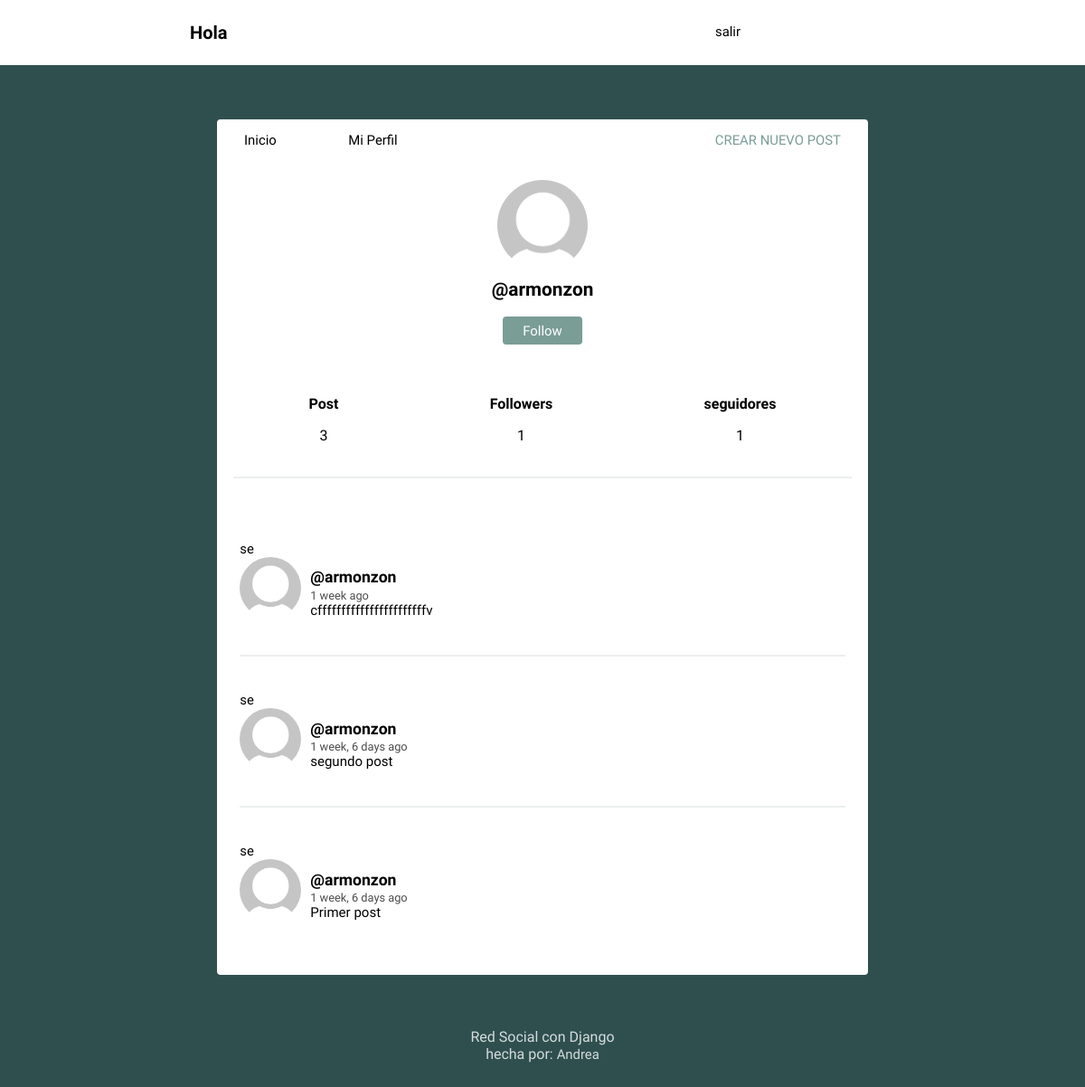
The page /profile/armonzon/ (signed in) on the database its author committed.
### social/models.py (models this page shows, shortened)
class Profile(models.Model):
    usuario = models.OneToOneField(User,on_delete=models.CASCADE)
    imagen=models.ImageField(default='perfil1.png')
    def following(self):
        user_ids = Relationship.objects.filter(from_user=self.usuario)\
								.values_list('to_user_id', flat=True)
        return User.objects.filter(id__in=user_ids)
    def followers(self):
        user_ids = Relationship.objects.filter(to_user=self.usuario)\
								.values_list('from_user_id', flat=True)
        return User.objects.filter(id__in=user_ids)

class Post(models.Model):
    usuario=models.ForeignKey(User,on_delete=models.CASCADE,related_name='posts')
    timestamp=models.DateTimeField(default=timezone.now)
    contenido=models.TextField()
    class Meta:
         ordering=['-timestamp']

### social/views.py (the view)
# urls.py: path('profile/',views.profile,name='profile'),
def profile(request,username=None):
    current_user=request.user
    if username and username != current_user.username:
        user = User.objects.get(username= username)
        posts=user.posts.all()
    else :
        posts=current_user.posts.all()
        user =current_user
    return render(request,'social/profile.html',{'user':user, 'posts':posts})

### social/templates/social/profile.html
{% extends 'social/feed.html' %}
{% block content %}
<div class="profile">
	<img src="{{user.profile.imagen.url}}">
	<h2>@{{user.username}}</h2>
	{% if request.user.is_authenticated %}
		{% if user.username != request.user.username %}
			{% if user not in request.user.profile.following %}
			<button><a class="follow-button" href="{% url 'follow' user %}">Follow</a></button>
			{% else %}
			<button><a class="follow-button" href="{% url 'unfollow' user %}">Unfollow</a></button>
			{% endif %}
		{% endif %}
	{% endif %}
</div>
<div class="follow">
	<div>
		<h5>Post</h5>
		<p>{{ user.posts.count }}</p>
	</div>
	<div>
		<h5>Followers</h5>
		<p>{{ user.profile.followers.count }}</p>
	</div>
	<div>
		<a href="{% url 'seguidores' %}"><h5>seguidores</h5></a>
		<p>{{ user.profile.following.count }}</p>
	</div>
</div>
{{block.super}}
{% endblock %}

### social/templates/social/feed.html (shortened to what this page needs)
{% extends 'social/layout.html' %}
{% load humanize %}
{% block content %}
{%for p in posts%}
<article>
    <a href="{% url 'seguidores' %}">se</a>
    <div class="container-article">
        <img src="{{p.usuario.profile.imagen.url}}">
        <div>
            <h2 class="username"><a href="{% url 'profile' p.usuario.username %}">@{{p.usuario.username}}</a></h2>
            <time data-time="#">{{p.timestamp|naturaltime}}</time>
            <div class="post">{{p.contenido}}</div>
        </div>
    </div>
</article>
{% endfor %}
{% endblock %}

### social/static/style.css (style rules this page uses)
body { background: #2F4F4F; font-size: 62.5%; font-family: 'Varela Round', Helvetica, Arial, serif; }
h5 { font-size: 1rem; margin-bottom: 0; }
p { font-size: 1rem; }
button { font-size: 1rem; color: white; padding: 0.4rem 1.4rem; border: none; background: #7A9D96; border-radius: 4px; cursor: pointer; }
img { object-fit: cover; }
a { font-size: .93rem; text-decoration: none; color: black; }
article { width: 93%; margin: auto; padding: 40px 0; border-bottom: 2px solid #ECEEEF; }
.username { margin-bottom: .2rem; }
.username a { font-size: 1.1rem; }
.container-article { display: flex; }
.container-article img { height: 68px; width: 68px; margin-right: 10px; border-radius: 50%; }
article:last-child { border-bottom: 0; }
time { font-size: .8rem; opacity: .7; }
.post { font-size: .94rem; }
.profile { display: flex; align-items: center; flex-direction: column; }
.profile img { height: 100px; width: 100px; margin-right: 10px; border-radius: 50%; margin: 20px; }
.profile h2 { margin-top: -10px; font-size: 1.3rem; }
.follow { display: flex; width: 95%; justify-content: space-around; margin: 30px auto; text-align: center; border-bottom: 2px solid #ECEEEF; padding-bottom: 20px; }
.follow-button { color: white; }

### rows shown on the page
Post: usuario.profile.imagen (picture), usuario.username "armonzon", timestamp "1 week ago", contenido "cfffffffffffffffffffffffv"
Post: usuario.profile.imagen (picture), usuario.username "armonzon", timestamp "1 week, 6 days ago", contenido "segundo post"
Post: usuario.profile.imagen (picture), usuario.username "armonzon", timestamp "1 week, 6 days ago", contenido "Primer post"

### other values the page prints
{{ user.username }} "armonzon"
{{ user.posts.count }} "3"
{{ user.profile.followers.count }} "1"
{{ user.profile.following.count }} "1"
